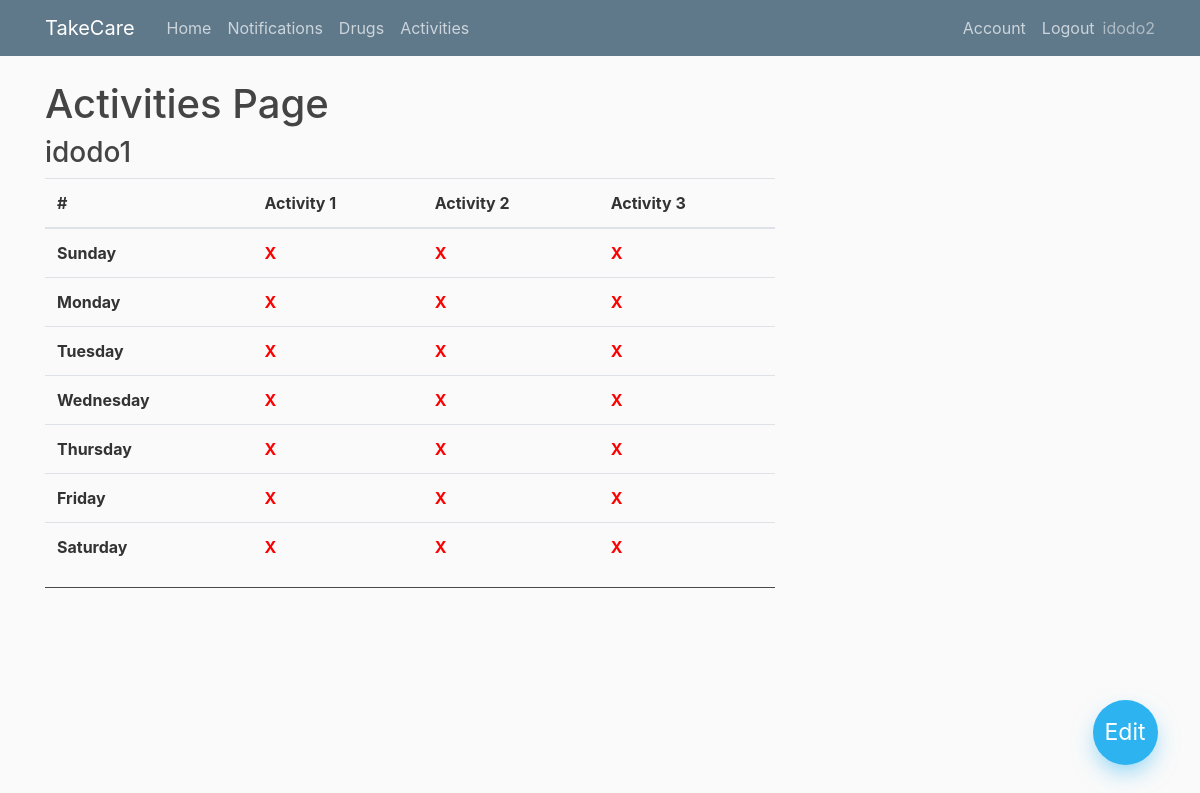
The page /activities (signed in) on the database its author committed.
### app/models.py (models this page shows, shortened)
class User(db.Model, UserMixin):
    id = db.Column(db.Integer, primary_key=True)
    username = db.Column(db.String(20), unique=True,nullable=False)
    email = db.Column(db.String(100), unique=True,nullable=False)
    image_file = db.Column(db.String(100),nullable=False,default='default.jpg')
    password= db.Column(db.String(60),nullable=False)
    ElderlyUser = db.relationship('Elderlyuser',backref='creator',lazy=True )
    Notifications = db.relationship('Notification',backref='creator',lazy=True )
    Drugs = db.relationship('Drug',backref='creator',lazy=True )

class Elderlyuser(db.Model, UserMixin):
    id = db.Column(db.Integer, primary_key=True)
    username = db.Column(db.String(20), unique=True,nullable=False)
    password= db.Column(db.String(60),nullable=False)
    user_id = db.Column(db.Integer, db.ForeignKey('user.id'), nullable=False)

class Activities(db.Model):
    id = db.Column(db.Integer, primary_key=True)
    day= db.Column(db.Integer, nullable=False)
    activity1= db.Column(db.Boolean, nullable=False)
    activity2= db.Column(db.Boolean, nullable=False)
    activity3= db.Column(db.Boolean, nullable=False)
    user_id = db.Column(db.Integer, db.ForeignKey('user.id'), nullable=False)
    elderly_user_id = db.Column(db.Integer, db.ForeignKey('elderlyuser.id'), nullable=False)

### app/routes.py (the view)
@app.route("/activities")
@login_required
def activities():
    if current_user.is_authenticated:
        activities = Activities.query.filter_by(user_id=current_user.id).order_by(Activities.day.asc())
        eldelys = Elderlyuser.query.filter_by(user_id=current_user.id)
        eldelys_dict = {i.id: i.username for i in eldelys}
        eldely_activities = {}
        for el_id in eldelys_dict.keys():
            d1 = Activities.query.filter_by(user_id=current_user.id,elderly_user_id=el_id, day=1).first()
            d2 = Activities.query.filter_by(user_id=current_user.id,elderly_user_id=el_id, day=2).first()
            d3 = Activities.query.filter_by(user_id=current_user.id,elderly_user_id=el_id, day=3).first()
            d4 = Activities.query.filter_by(user_id=current_user.id,elderly_user_id=el_id, day=4).first()
            d5 = Activities.query.filter_by(user_id=current_user.id,elderly_user_id=el_id, day=5).first()
            d6 = Activities.query.filter_by(user_id=current_user.id,elderly_user_id=el_id, day=6).first()
            d7 = Activities.query.filter_by(user_id=current_user.id,elderly_user_id=el_id, day=7).first()
            eldely_activities[el_id] = {'d1':d1,'d2':d2,'d3':d3,'d4':d4,'d5':d5,'d6':d6,'d7':d7}
        return render_template("activities.html", title="activities",eldely_activities=eldely_activities,eldelys_dict=eldelys_dict)
    else:
        return render_template("home.html")

### app/models.py (called while the page is built)
@login_manager.user_loader
def load_user(user_id):
    return User.query.get(int(user_id))

### app/templates/activities.html
{% extends "layout.html" %}
{% block content %}
    <h1>Activities Page</h1>
    <div class="floating-container">
        <a class="floating-button" href="{{ url_for('add_activity')}}">Edit</a>
    </div>
    {% for elderly_user_id in eldelys_dict.keys()%}
      <h3>{{eldelys_dict[elderly_user_id]}}</h3>
              <table class="table">
                  <thead>
                    <tr>
                      <th scope="col">#</th>
                      <th scope="col">Activity 1</th>
                      <th scope="col">Activity 2</th>
                      <th scope="col">Activity 3</th>
                    </tr>
                  </thead>
                  <tbody>
                    <tr>
                      <th scope="row">Sunday</th>
                      <td style="{{ 'color: green;font-weight: bold;' if eldely_activities[elderly_user_id]['d1'].activity1 else 'color: red;font-weight: bold;' }}">{{ 'V' if eldely_activities[elderly_user_id]['d1'].activity1 else 'X' }}</td>
                      <td style="{{ 'color: green;font-weight: bold;' if eldely_activities[elderly_user_id]['d1'].activity2 else 'color: red;font-weight: bold;' }}">{{ 'V' if eldely_activities[elderly_user_id]['d1'].activity2 else 'X' }}</td>
                      <td style="{{ 'color: green;font-weight: bold;' if eldely_activities[elderly_user_id]['d1'].activity3 else 'color: red;font-weight: bold;' }}">{{ 'V' if eldely_activities[elderly_user_id]['d1'].activity3 else 'X' }}</td>
                    </tr>
                    <tr>
                      <th scope="row">Monday</th>
                      <td style="{{ 'color: green;font-weight: bold;' if eldely_activities[elderly_user_id]['d2'].activity1 else 'color: red;font-weight: bold;' }}">{{ 'V' if eldely_activities[elderly_user_id]['d2'].activity1 else 'X' }} </td>
                      <td style="{{ 'color: green;font-weight: bold;' if eldely_activities[elderly_user_id]['d2'].activity2 else 'color: red;font-weight: bold;' }}">{{ 'V' if eldely_activities[elderly_user_id]['d2'].activity2 else 'X' }}  </td>
                      <td style="{{ 'color: green;font-weight: bold;' if eldely_activities[elderly_user_id]['d2'].activity3 else 'color: red;font-weight: bold;' }}">{{ 'V' if eldely_activities[elderly_user_id]['d2'].activity3 else 'X' }}</td>
                    </tr>
                    <tr>
                      <th scope="row">Tuesday</th>
                      <td style="{{ 'color: green;font-weight: bold;' if eldely_activities[elderly_user_id]['d3'].activity1 else 'color: red;font-weight: bold;' }}">{{ 'V' if eldely_activities[elderly_user_id]['d3'].activity2 else 'X' }}</td>
                      <td style="{{ 'color: green;font-weight: bold;' if eldely_activities[elderly_user_id]['d3'].activity2 else 'color: red;font-weight: bold;' }}">{{ 'V' if eldely_activities[elderly_user_id]['d3'].activity1 else 'X' }} </td>
                      <td style="{{ 'color: green;font-weight: bold;' if eldely_activities[elderly_user_id]['d3'].activity3 else 'color: red;font-weight: bold;' }}">{{ 'V' if eldely_activities[elderly_user_id]['d3'].activity3 else 'X' }}</td>
                    </tr>
                    <tr>
                      <th scope="row">Wednesday</th>
                      <td style="{{ 'color: green;font-weight: bold;' if eldely_activities[elderly_user_id]['d4'].activity1 else 'color: red;font-weight: bold;' }}">{{ 'V' if eldely_activities[elderly_user_id]['d4'].activity1 else 'X' }} </td>
                      <td style="{{ 'color: green;font-weight: bold;' if eldely_activities[elderly_user_id]['d4'].activity2 else 'color: red;font-weight: bold;' }}">{{ 'V' if eldely_activities[elderly_user_id]['d4'].activity2 else 'X' }}</td>
                      <td style="{{ 'color: green;font-weight: bold;' if eldely_activities[elderly_user_id]['d4'].activity3 else 'color: red;font-weight: bold;' }}">{{ 'V' if eldely_activities[elderly_user_id]['d4'].activity3 else 'X' }}</td>
                    </tr>
                    <tr>
                      <th scope="row">Thursday</th>
                      <td style="{{ 'color: green;font-weight: bold;' if eldely_activities[elderly_user_id]['d5'].activity1 else 'color: red;font-weight: bold;' }}">{{ 'V' if eldely_activities[elderly_user_id]['d5'].activity1 else 'X' }} </td>
                      <td style="{{ 'color: green;font-weight: bold;' if eldely_activities[elderly_user_id]['d5'].activity2 else 'color: red;font-weight: bold;' }}">{{ 'V' if eldely_activities[elderly_user_id]['d5'].activity2 else 'X' }}</td>
                      <td style="{{ 'color: green;font-weight: bold;' if eldely_activities[elderly_user_id]['d5'].activity3 else 'color: red;font-weight: bold;' }}">{{ 'V' if eldely_activities[elderly_user_id]['d5'].activity3 else 'X' }}</td>
                    </tr>
                    <tr>
                      <th scope="row">Friday</th>
                      <td style="{{ 'color: green;font-weight: bold;' if eldely_activities[elderly_user_id]['d6'].activity1 else 'color: red;font-weight: bold;' }}">{{ 'V' if eldely_activities[elderly_user_id]['d6'].activity1 else 'X' }} </td>
                      <td style="{{ 'color: green;font-weight: bold;' if eldely_activities[elderly_user_id]['d6'].activity2 else 'color: red;font-weight: bold;' }}">{{ 'V' if eldely_activities[elderly_user_id]['d6'].activity2 else 'X' }}</td>
                      <td style="{{ 'color: green;font-weight: bold;' if eldely_activities[elderly_user_id]['d6'].activity3 else 'color: red;font-weight: bold;' }}">{{ 'V' if eldely_activities[elderly_user_id]['d6'].activity3 else 'X' }}</td>
                    </tr>
                    <tr>
                      <th scope="row">Saturday</th>
                      <td style="{{ 'color: green;font-weight: bold;' if eldely_activities[elderly_user_id]['d7'].activity1 else 'color: red;font-weight: bold;' }}">{{ 'V' if eldely_activities[elderly_user_id]['d7'].activity1 else 'X' }} </td>
                      <td style="{{ 'color: green;font-weight: bold;' if eldely_activities[elderly_user_id]['d7'].activity2 else 'color: red;font-weight: bold;' }}">{{ 'V' if eldely_activities[elderly_user_id]['d7'].activity2 else 'X' }}</td>
                      <td style="{{ 'color: green;font-weight: bold;' if eldely_activities[elderly_user_id]['d7'].activity3 else 'color: red;font-weight: bold;' }}">{{ 'V' if eldely_activities[elderly_user_id]['d7'].activity3 else 'X' }}</td>
                    </tr>
                  </tbody>
                </table>
                <hr/>
    {% endfor %}
{% endblock content %}

### app/templates/layout.html (shortened to what this page needs)
<!DOCTYPE html>
<html>
<head>
    <link rel="stylesheet" href="https://maxcdn.bootstrapcdn.com/bootstrap/4.0.0/css/bootstrap.min.css">
    <link rel="stylesheet" type="text/css" href="{{ url_for('static', filename='main.css') }}">
</head>
<body>
    <header class="site-header">
      <nav class="navbar navbar-expand-md navbar-dark bg-steel fixed-top">
        <div class="container">
          <a class="navbar-brand mr-4" href="/">TakeCare</a>
          <div class="collapse navbar-collapse" id="navbarToggle">
            <div class="navbar-nav mr-auto">
              <a class="nav-item nav-link" href="{{url_for('home')}}">Home</a>
              <a class="nav-item nav-link" href="{{url_for('notification')}}">Notifications</a>
              <a class="nav-item nav-link" href="{{url_for('drugs')}}">Drugs</a>
              <a class="nav-item nav-link" href="{{url_for('activities')}}">Activities</a>
            </div>
            {% if not current_user.is_authenticated %}
            <div class="navbar-nav">
              <a class="nav-item nav-link" href="{{url_for('login')}}">Login</a>
              <a class="nav-item nav-link" href="{{url_for('register')}}">Register</a>
            </div>
            {% else %}
            <div class="navbar-nav">
              <a class="nav-item nav-link" href="{{url_for('account')}}">Account</a>
              <a class="nav-item nav-link" href="{{url_for('logout')}}">Logout</a>
              <sapn class="navbar-text">{{current_user.username}}</span>
            </div>
            {% endif %}
          </div>
        </div>
      </nav>
    </header>
    <main role="main" class="container">
      <div class="row">
        <div class="col-md-8">
          {% block content %} {% endblock %}
        </div>
    </main>
</body>
</html>

### app/static/main.css (style rules this page uses)
body { background: #fafafa; color: #333333; margin-top: 5rem; }
h1, h2, h3, h4, h5, h6 { color: #444444; }
.bg-steel { background-color: #5f788a; }
.site-header .navbar-nav .nav-link { color: #cbd5db; }
.floating-container { position: fixed; width: 100px; height: 100px; bottom: 0; right: 0; margin: 35px 25px; }
.floating-container .floating-button { position: absolute; width: 65px; height: 65px; background: #2cb3f0; bottom: 0; border-radius: 50%; left: 0; right: 0; margin: auto; color: white; line-height: 65px; text-align: center; font-size: 23px; z-index: 100; box-shadow: 0 10px 25px -5px rgba(44, 179, 240, 0.6); cursor: pointer; -webkit-transition: all 0.3s; transition: all 0.3s; }
hr { margin-top: 1rem; margin-bottom: 1rem; border: 0; border-top: 1px solid rgba(0, 0, 0, 0.7); }

### rows shown on the page
User: username "idodo2"
Elderlyuser: username "idodo1"
Activities: activity1 "X", activity2 "X", activity3 "X"
Activities: activity1 "X", activity2 "X", activity3 "X"
Activities: activity2 "X", activity1 "X", activity3 "X"
Activities: activity1 "X", activity2 "X", activity3 "X"
Activities: activity1 "X", activity2 "X", activity3 "X"
Activities: activity1 "X", activity2 "X", activity3 "X"
Activities: activity1 "X", activity2 "X", activity3 "X"
